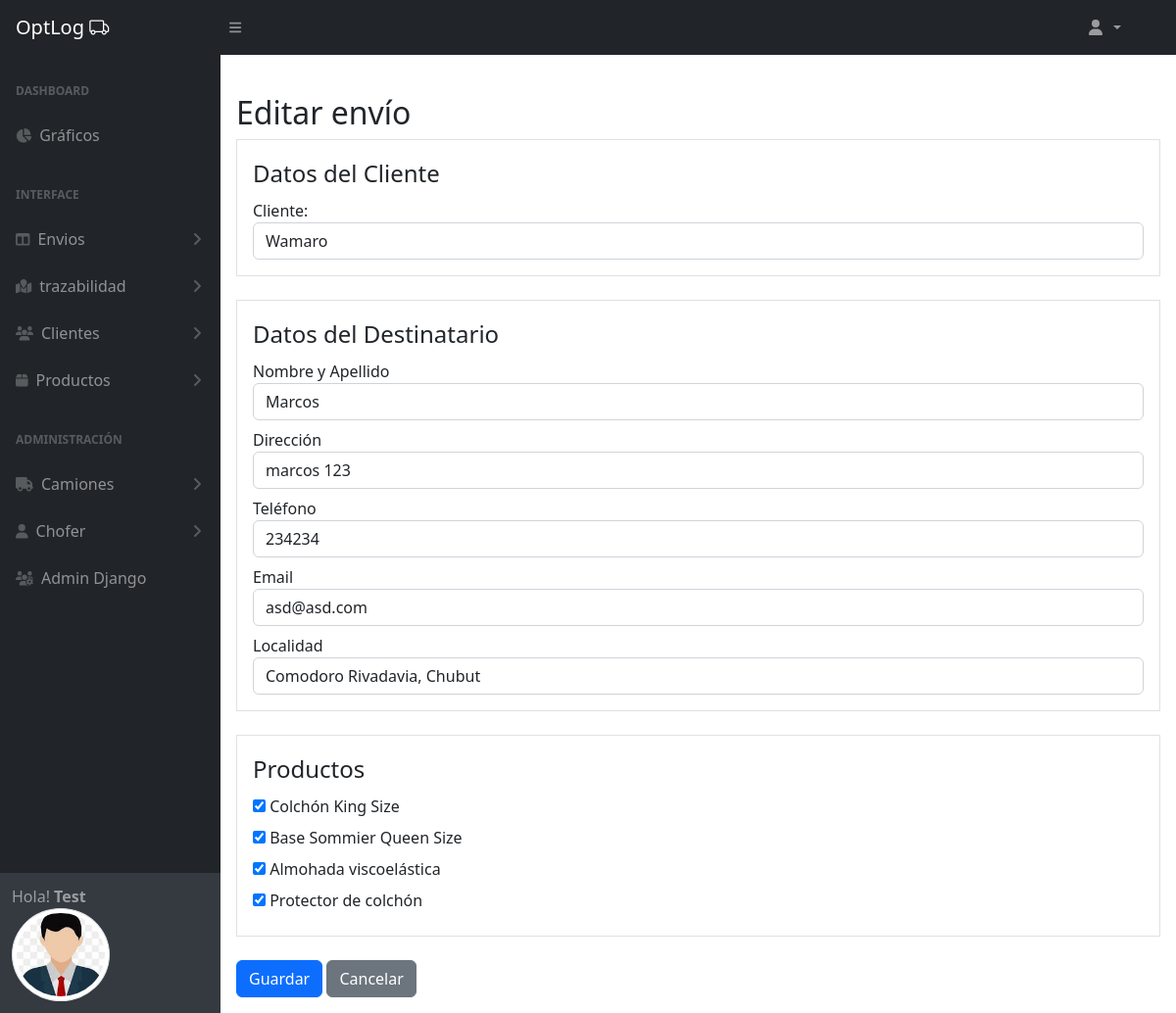
Before: /envios/3/edit/ (signed in) with the older database file.
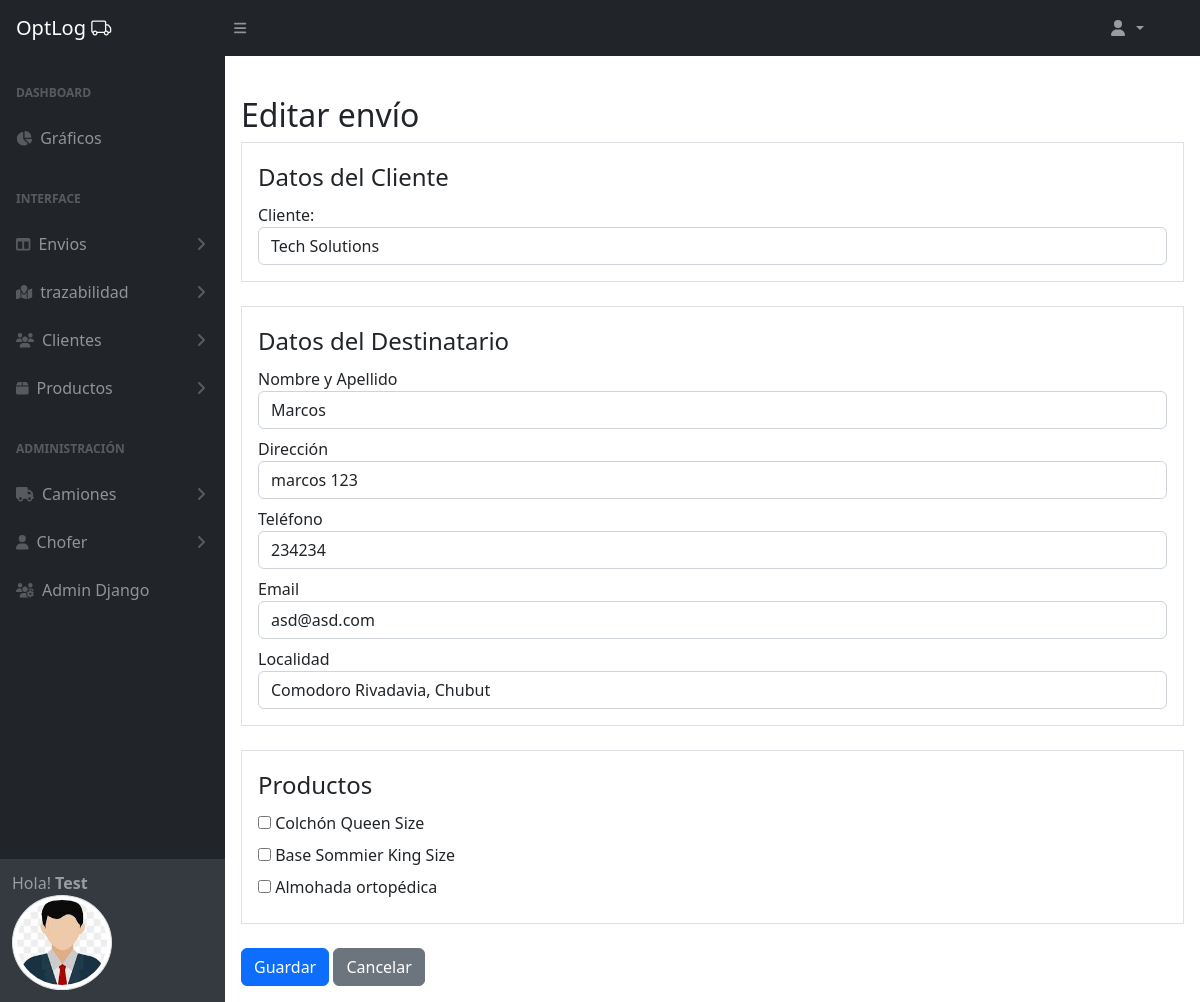
After: the same page with the newer database file.
### envios/models.py (models this page shows, shortened)
class Envio(models.Model):
    guia = models.PositiveIntegerField(unique=True, editable=False)
    cliente = models.ForeignKey(Cliente, on_delete=models.CASCADE, related_name='envios')
    productos = models.ManyToManyField(Producto, through='ProductoEnvio')
    destinatario_nombre = models.CharField(max_length=255)
    destinatario_direccion = models.CharField(max_length=255)
    destinatario_telefono = models.CharField(max_length=20)
    destinatario_email = models.EmailField(null=True, blank=True)
    destinatario_localidad = models.ForeignKey(Localidad, on_delete=models.SET_NULL, null=True)
    fecha_creacion = models.DateTimeField(auto_now_add=True)
    anula = models.BooleanField(default=False)
    usuario = models.ForeignKey(User, on_delete=models.SET_NULL, null=True, blank=True, editable=False)
    class Meta:
        verbose_name = 'Envío'
        verbose_name_plural = 'Envios'

### productos/models.py (models this page shows, shortened)
class Producto(models.Model):
    cliente = models.ForeignKey(Cliente, on_delete=models.CASCADE, related_name='productos')
    nombre = models.CharField(max_length=255)
    descripcion = models.TextField(blank=True, null=True)
    peso = models.DecimalField(max_digits=6, decimal_places=2)
    volumen = models.DecimalField(max_digits=6, decimal_places=2)
    bultos = models.PositiveIntegerField(default=1)
    fecha_ingreso = models.DateTimeField(auto_now_add=True)
    class Meta:
        verbose_name = 'Producto'
        verbose_name_plural = 'Productos'

### envios/views.py (the view, shortened to what this page needs)
# urls.py: path('<int:pk>/edit/', EnvioUpdateView.as_view(), name='envio_edit'),
class EnvioUpdateView(LoginRequiredMixin, UpdateView):
    model = Envio
    form_class = EnvioForm
    template_name = 'envios/envio_form.html'
    success_url = reverse_lazy('envios:envios_list')
    def get_context_data(self, **kwargs):
        context = super().get_context_data(**kwargs)
        cliente_id = self.object.cliente.id  # Obtener el ID del cliente asociado
        context['productos'] = Producto.objects.filter(cliente_id=cliente_id)  # Filtrar productos por cliente
        context['productos_seleccionados'] = self.object.productos.values_list('id', flat=True)
        return context

### envios/forms.py
class EnvioForm(forms.ModelForm):
    class Meta:
        model = Envio
        fields = [
            'cliente', 'destinatario_nombre', 'destinatario_direccion',
            'destinatario_telefono', 'destinatario_email',
            'destinatario_localidad'
        ]
    def __init__(self, *args, **kwargs):
        super(EnvioForm, self).__init__(*args, **kwargs)
        self.fields['destinatario_localidad'].queryset = Localidad.objects.all()  # Cargar todas las localidades
        self.fields['cliente'].widget.attrs.update({'class': 'form-control'})
        self.fields['destinatario_nombre'].widget.attrs.update({'class': 'form-control'})
        self.fields['destinatario_direccion'].widget.attrs.update({'class': 'form-control'})
        self.fields['destinatario_telefono'].widget.attrs.update({'class': 'form-control'})
        self.fields['destinatario_email'].widget.attrs.update({'class': 'form-control'})
        self.fields['destinatario_localidad'].widget.attrs.update({'class': 'form-control'})

### clientes/models.py (called while the page is built)
    def __str__(self):
        return self.nombre

### miscelaneas/models.py (called while the page is built)
    def __str__(self):
        return self.nombre

    def __str__(self):
        return f"{self.localidad}, {self.provincia}"

### envios/templates/envios/envio_form.html (shortened to what this page needs)
{% extends 'core/base_admin.html' %}
{% block main %}
<div class="container mt-4 p-3">
  <h2>{% if object %}Editar envío{% else %}Crear envío{% endif %}</h2>
  <form method="post">
    <fieldset class="border p-3 mb-4">
      <legend class="w-auto">Datos del Cliente</legend>
      <div class="form-group">
        {{ form.cliente.label_tag }}
        {{ form.cliente }}
      </div>
    </fieldset>
    <fieldset class="border p-3 mb-4">
      <legend class="w-auto">Datos del Destinatario</legend>
      <div class="form-group mt-2">
        Nombre y Apellido
        {{ form.destinatario_nombre }}
      </div>
      <div class="form-group mt-2">
        Dirección
        {{ form.destinatario_direccion }}
      </div>
      <div class="form-group mt-2">
        Teléfono
        {{ form.destinatario_telefono }}
      </div>
      <div class="form-group mt-2">
        Email
        {{ form.destinatario_email }}
      </div>
      <div class="form-group mt-2">
        Localidad
        {{ form.destinatario_localidad }}
      </div>
    </fieldset>
    <fieldset class="border p-3 mb-4">
      <legend class="w-auto">Productos</legend>
      <div id="productos-list">
        {% for producto in productos %}
        <div class="form-row mb-2">
          <div class="col">
            <label>
              <input type="checkbox" name="productos" value="{{ producto.id }}" {% if producto.id in productos_seleccionados %}checked{% endif %}>
              {{ producto.nombre }}
            </label>
          </div>
        </div>
        {% endfor %}
      </div>
    </fieldset>
    <button type="submit" class="btn btn-primary">Guardar</button>
    <a href="{% url 'envios:envios_list' %}" class="btn btn-secondary">Cancelar</a>
  </form>
</div>
{% endblock main %}

Changed rows visible on the page:
no longer on this page (row edited): Producto: productos "☑", nombre "Colchón King Size"
no longer on this page (row edited): Producto: productos "☑", nombre "Base Sommier Queen Size"
no longer on this page (row edited): Producto: productos "☑", nombre "Almohada viscoelástica"
no longer on this page (row edited): Producto: productos "☑", nombre "Protector de colchón"
computed for Envio "Marcos": cliente "Wamaro" → "Tech Solutions"
added Producto: nombre "Colchón Queen Size"
added Producto: nombre "Base Sommier King Size"
added Producto: nombre "Almohada ortopédica"
